Frame 1 (no input): blank canvas, image omitted
Frame 60 (no input): blank canvas, image omitted
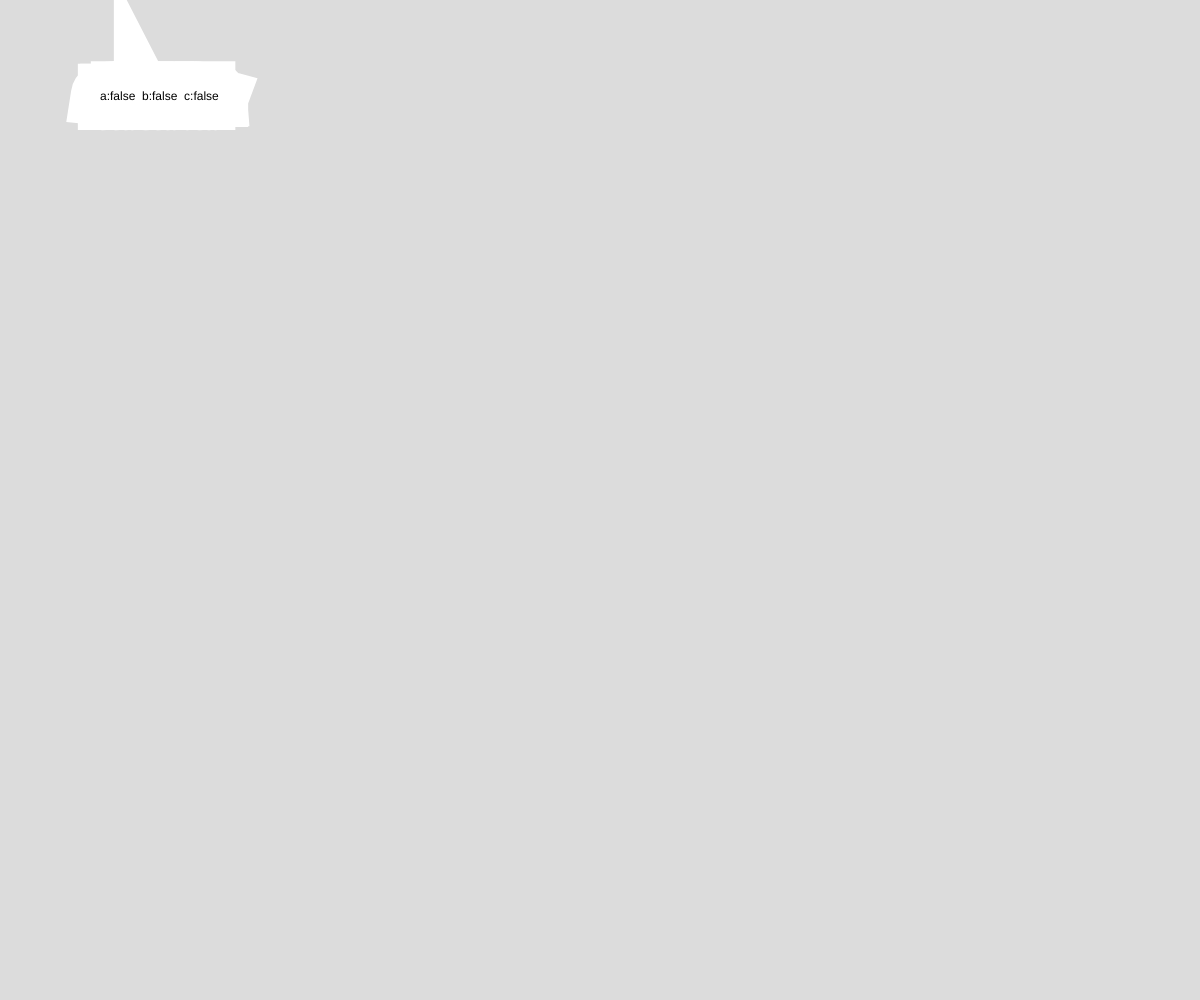
Frame 120 (the mouse pressed at the canvas centre since frame 60)

The p5.js sketch whose frames 1 and 60 were blank and that drew this single picture after the mouse press (run headless with seeded random() and noise() and a simulated clock; from frame 60 on, the mouse is pressed at the canvas centre):

// p5.js sketch
// ── sketch.js
// Multiple keys and outlines
// Kamran Shirazi
// September 15, 2025

// keyIsDown() → return Boolean 

function setup() {
  createCanvas(windowWidth, windowHeight);
}

function draw() {
  background(220);
  checkMulti();
}

function checkMulti(){
  strokeWeight(mouseX / 10);
  stroke(255, 255, 255);
  let a = keyIsDown(65); // "a"
  let b = keyIsDown(66);
  let c = keyIsDown(67);
  text("a:" + a + "\tb:" + b + "\tc:" + c, 100, 100)
}
